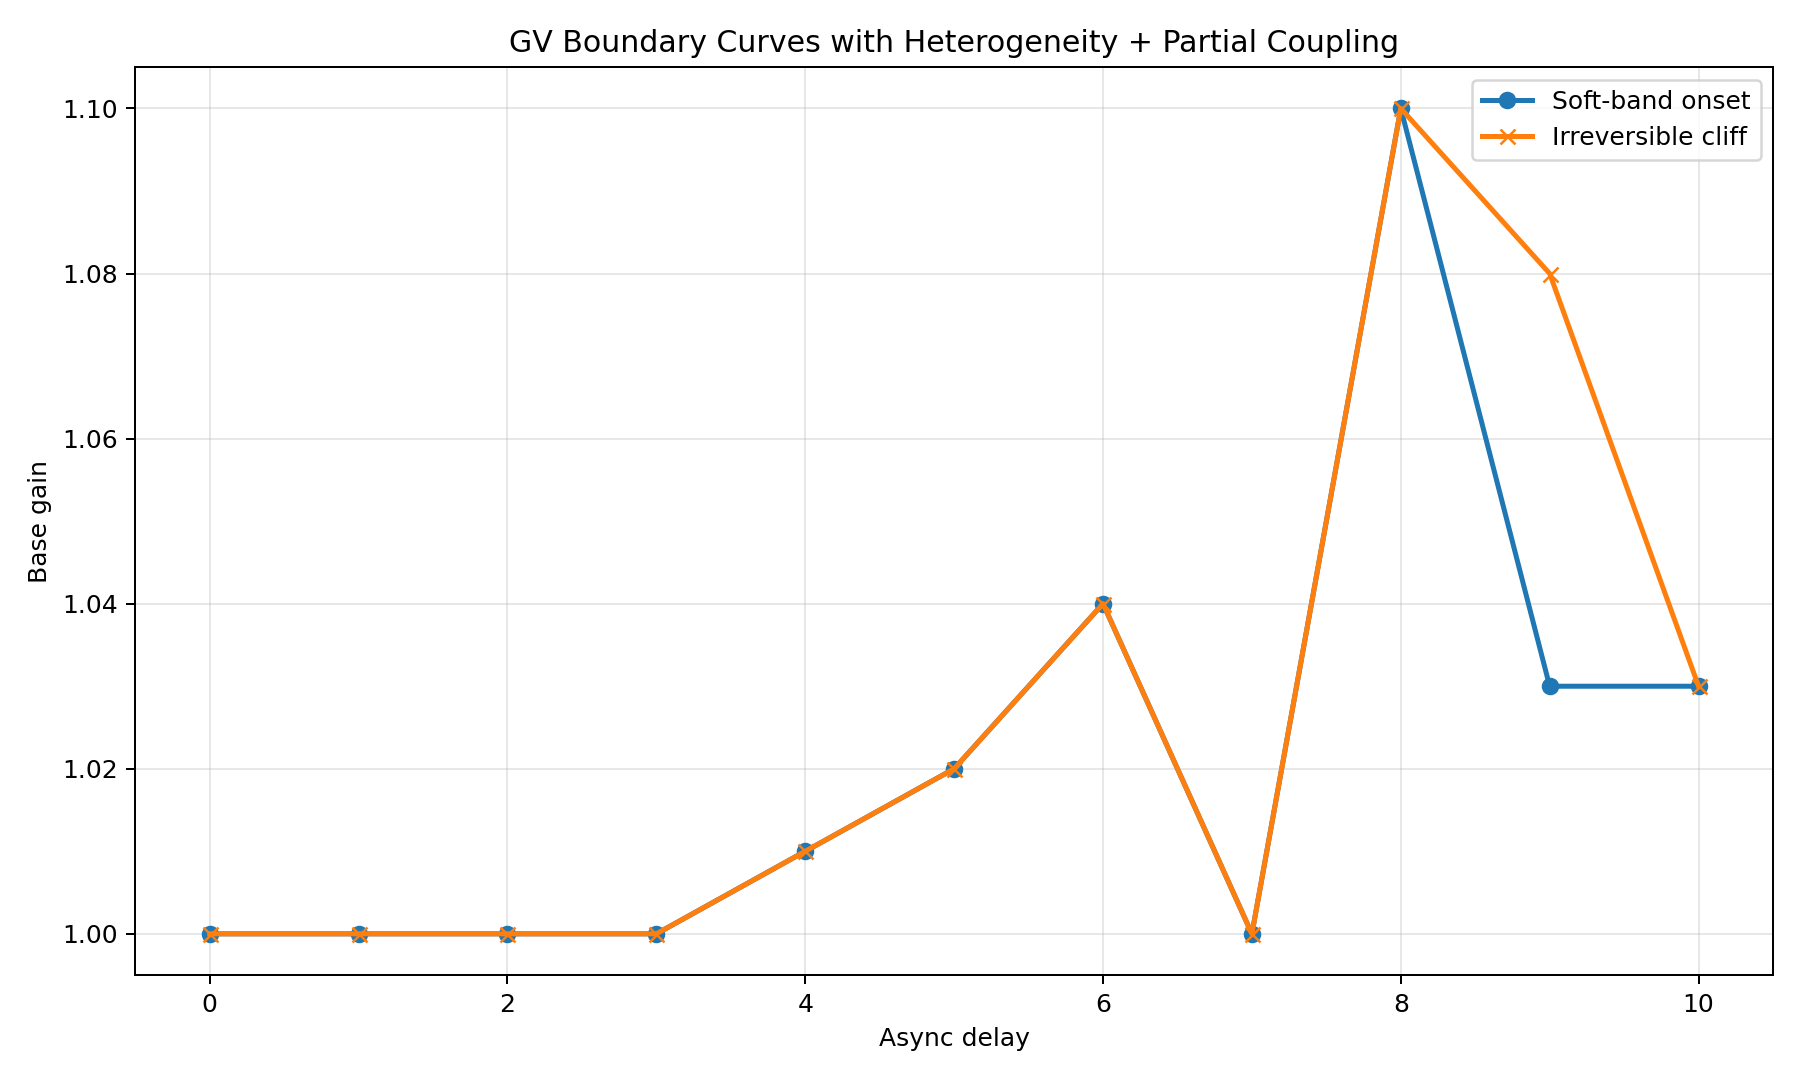

This chart was generated by the following Python code:
from __future__ import annotations

import csv
import os
import random
import sys
from pathlib import Path
from statistics import mean
from typing import List, Optional

sys.path.append(os.path.dirname(os.path.dirname(__file__)))

import matplotlib.pyplot as plt

from gvai.sentinel import GVSentinel, SentinelConfig


ROOT = Path(__file__).resolve().parent
OUT_CSV = ROOT / "gv_boundary_curves_hetero.csv"
OUT_PNG = ROOT / "gv_boundary_curves_hetero.png"


def init_vals(n: int = 8) -> List[float]:
    return [1.0] + [random.uniform(0.8, 1.2) for _ in range(n - 1)]


def init_gains(base_gain: float, n: int = 8, spread: float = 0.02) -> List[float]:
    return [base_gain + random.uniform(-spread, spread) for _ in range(n)]


def evolve(values: List[float], gains: List[float], noise: float) -> List[float]:
    mu = mean(values)
    out: List[float] = []
    for v, g in zip(values, gains):
        out.append(mu + (v - mu) * g + random.uniform(-noise, noise))
    return out


def mix_ws_partial(values: List[float], p_mix: float = 0.45) -> List[float]:
    out = values[:]
    n = len(values)
    for i in range(n):
        if random.random() < p_mix:
            avg = (values[(i + 1) % n] + values[(i + 2) % n]) / 2.0
            out[i] = 0.7 * values[i] + 0.3 * avg
    return out


def delayed_update(values: List[float], buffers: List[List[float]], gains: List[float], noise: float) -> List[float]:
    mu = mean(values)
    out: List[float] = []
    for i, v in enumerate(values):
        history = buffers[i]
        source = history.pop(0)
        history.append(float(v))
        g = gains[i]
        updated = mu + (source - mu) * g + random.uniform(-noise, noise)
        out.append(updated)
    return out


def classify_case(base_gain: float, delay: int, noise: float = 0.05, steps: int = 30) -> dict:
    random.seed(42)

    cfg = SentinelConfig(
        auto_apply=True,
        variance_velocity_threshold=0.01,
        variance_acceleration_threshold=0.015,
        dt_stagnation_threshold=0.005,
        rebalance_strength=0.60,
        damp_strength=0.40,
    )
    sentinel = GVSentinel(cfg)

    values = init_vals()
    gains = init_gains(base_gain, n=len(values), spread=0.02)
    buffers = [[float(v)] * max(1, delay) for v in values]

    ever_soft = False
    ever_irrecoverable = False
    ever_recoverable = False
    max_accel = 0.0
    max_vel = 0.0
    final_var = 0.0

    for step in range(1, steps + 1):
        values = delayed_update(values, buffers, gains=gains, noise=noise)

        if step > 10:
            values = mix_ws_partial(values, p_mix=0.45)

        out = sentinel.update(values)

        final_var = out.variance_value
        max_accel = max(max_accel, out.variance_acceleration)
        max_vel = max(max_vel, out.variance_velocity)

        if out.soft_regime_flag:
            ever_soft = True
        if out.status == "irrecoverable":
            ever_irrecoverable = True
        if out.delta_t_estimate is not None and out.delta_t_estimate > 0:
            ever_recoverable = True

    if ever_irrecoverable:
        phase = "IRRECOVERABLE"
        phase_code = 3
    elif ever_soft:
        phase = "SOFT"
        phase_code = 2
    elif ever_recoverable:
        phase = "RECOVERABLE"
        phase_code = 1
    else:
        phase = "STABLE"
        phase_code = 0

    return {
        "gain": round(base_gain, 3),
        "delay": delay,
        "phase": phase,
        "phase_code": phase_code,
        "final_variance": round(final_var, 6),
        "max_acceleration": round(max_accel, 6),
        "max_velocity": round(max_vel, 6),
    }


def first_gain(rows: List[dict], delay: int, minimum_phase_code: int) -> Optional[float]:
    subset = sorted((r for r in rows if r["delay"] == delay), key=lambda x: x["gain"])
    for r in subset:
        if int(r["phase_code"]) >= minimum_phase_code:
            return float(r["gain"])
    return None


def write_csv(rows: List[dict], path: Path) -> None:
    fieldnames = ["gain", "delay", "phase", "phase_code", "final_variance", "max_acceleration", "max_velocity"]
    with path.open("w", newline="", encoding="utf-8") as f:
        writer = csv.DictWriter(f, fieldnames=fieldnames)
        writer.writeheader()
        writer.writerows(rows)


def plot_curves(rows: List[dict], delays: List[int], path: Path) -> None:
    soft_boundary = [first_gain(rows, d, 2) for d in delays]
    irr_boundary = [first_gain(rows, d, 3) for d in delays]

    fig = plt.figure(figsize=(10, 6))
    ax = fig.add_subplot(1, 1, 1)

    soft_x = [d for d, g in zip(delays, soft_boundary) if g is not None]
    soft_y = [g for g in soft_boundary if g is not None]
    irr_x = [d for d, g in zip(delays, irr_boundary) if g is not None]
    irr_y = [g for g in irr_boundary if g is not None]

    if soft_x:
        ax.plot(soft_x, soft_y, marker="o", linewidth=2, label="Soft-band onset")
    if irr_x:
        ax.plot(irr_x, irr_y, marker="x", linewidth=2, label="Irreversible cliff")

    ax.set_xlabel("Async delay")
    ax.set_ylabel("Base gain")
    ax.set_title("GV Boundary Curves with Heterogeneity + Partial Coupling")
    ax.legend()
    ax.grid(True, alpha=0.3)

    plt.tight_layout()
    plt.savefig(path, dpi=180)
    plt.close()


def main() -> None:
    gains = [round(x, 3) for x in [
        1.00, 1.005, 1.01, 1.015, 1.02, 1.03, 1.04, 1.05, 1.06, 1.07, 1.08, 1.09, 1.10
    ]]
    delays = list(range(0, 11))

    rows: List[dict] = []
    for d in delays:
        for g in gains:
            rows.append(classify_case(base_gain=g, delay=d))

    write_csv(rows, OUT_CSV)
    plot_curves(rows, delays, OUT_PNG)

    print("Saved CSV:", OUT_CSV)
    print("Saved plot:", OUT_PNG)
    print("\\nBoundary curves:")
    for d in delays:
        soft = first_gain(rows, d, 2)
        irr = first_gain(rows, d, 3)
        print(f"delay={d}: soft={soft}, irrecoverable={irr}")


if __name__ == "__main__":
    main()
